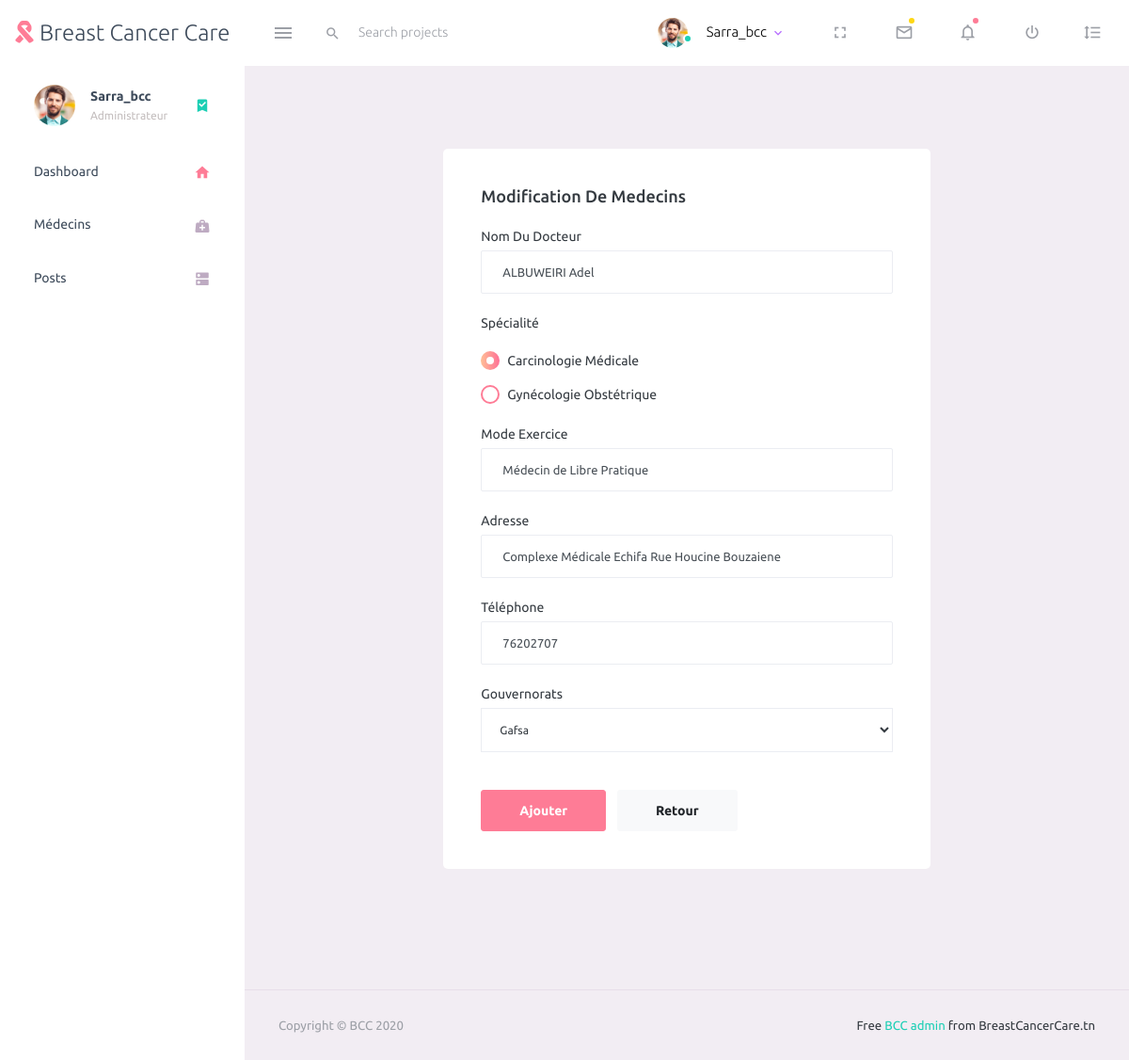
Screenshot of /admin/update_docteur/4 (signed in) with the database file from the repository.
### myproj/control.py (models this page shows, shortened)
class Docteurs(db.Model):
    __tablename__="med"
    __table_args__ = {'extend_existing': True}
    id=db.Column(db.Integer,primary_key=True)
    nom=db.Column(db.String(100),nullable=False)
    specialite=db.Column(db.String(200),nullable=False)
    modeExercice=db.Column(db.String(100))
    adresse=db.Column(db.Text)
    telephone=db.Column(db.String(200))
    gouvernorat=db.Column(db.String(20),nullable=False)
    maps=db.Column(db.Text)

### myproj/control.py (the view)
@app.route("/admin/update_docteur/<id>",methods=["POST","GET"])
def updateDoc(id):
    if 'logged_in' in session:
        if request.method=="POST":
            print("salut")
            form=request.form
            formAtt,doc=Sm().getFormAttDoc(form),Sm().docById(id)
            Sm().updateDoc(doc,*formAtt)
            return redirect(redirect_url())
        return render_template("dashboard/pages/forms/updateDoc.html",\
            user=session['username'],roleUser=session['role'],spec=Sm().all_spec(),\
                med=Sm().docById(id),gouv=Sm().all_gouvs())
    return abort(403)

### myproj/control.py (called while the page is built)
    def docById(self,id):
        return Docteurs.query.filter_by(id=id).first()

    def all_gouvs(self):
        return list(map(lambda elem:elem[0],db.session.query(Docteurs.gouvernorat).distinct().all()))

    def all_spec(self):
        return list(map(lambda elem:elem[0],db.session.query(Docteurs.specialite).distinct().all()))

### myproj/templates/dashboard/pages/forms/updateDoc.html (shortened to what this page needs)
{% extends "dashboard/pages/charts/chartjs.html" %}
{%block content %}
<div class="content-wrapper">
    <div class="row">
        <div class="col-md-2"></div>
        <div class="col-md-8 grid-margin stretch-card">
            <div class="card">
                <div class="card-body">
                    <h4 class="card-title">Modification de medecins</h4>
                    <form class="forms-sample" method="post" action="">
                        <div class="form-group">
                            <label for="exampleInputUsername1" class="text-capitalize">Nom du docteur</label>
                            <input type="text" class="form-control" id="nom" name="nom"
                                value="{{med.nom}}" required>
                        </div>
                        <div class="form-group">
                            <label for="exampleInputEmail1">Spécialité</label>
                            {% for sp in spec%}
                            <div class="form-check form-check-danger">
                                <label class="form-check-label text-capitalize">
                                  {%if med.specialite==sp %}
                                    {{sp}} </label>
                                  {%else%}
                                    {{sp}} </label>
                                  {%endif%}
                            </div>
                            {%endfor%}
                        </div>
                        <div class="form-group">
                            <label for="exampleInputPassword1">Mode Exercice</label>
                            <input value="{{med.modeExercice}}" type="text" class="form-control" id="modeex" name="modeex" >
                        </div>
                        <div class="form-group">
                            <label for="exampleInputConfirmPassword1">Adresse</label>
                            <input type="text" class="form-control" id="adresse" name="adresse"
                                placeholder="" value="{{med.adresse}}">
                        </div>
                        <div class="form-group">
                            <label for="exampleInputConfirmPassword1">Téléphone</label>
                            <input type="text" class="form-control" id="tel" name="tel"
                                placeholder="" value="{{med.telephone}}"required>
                        </div>
                        <div class="form-group w-100">
                            <label for="exampleInputConfirmPassword1">Gouvernorats</label>
                            <br>
                            <select class="form-select form-select-lg mb-3 w-100" aria-label=".form-select-lg example"
                                id="gouv" name="gouv" required>
                                {% for gv in gouv%}
                                  {% if gv==med.gouvernorat%}
                                    <option class="text-capitalize" value="{{gv}}" name="{{gv}}" selected>{{gv}}</option>
                                  {%else%}
                                  <option class="text-capitalize" value="{{gv}}" name="{{gv}}">{{gv}}</option>
                                  {% endif %}
                                {% endfor %}
                            </select>
                        </div>
                        <button type="submit" class="btn btn-danger mr-2">Ajouter</button>
                        <a class="btn btn-light" href="/admin/docteurs">Retour</a>
                    </form>
                </div>
            </div>
        </div>
    </div>
</div>
{%endblock%}

### myproj/templates/dashboard/pages/head.html (style rules this page uses)
.form-select { background-color: white; border: 0; color: #343a40; font-size: 12px; border: 1px solid #ebedf2; padding: 15px; }

### rows the page displays
Docteurs: nom "ALBUWEIRI Adel", modeex "Médecin de Libre Pratique", adresse "Complexe Médicale Echifa Rue Houcine Bouzaiene", tel "76202707", gouv "Gafsa"

### other values shown
{{ user }} "Sarra_bcc"
{{ roleUser }} "Administrateur"
{{ sp }} "Carcinologie Médicale"
{{ sp }} "Gynécologie Obstétrique"
